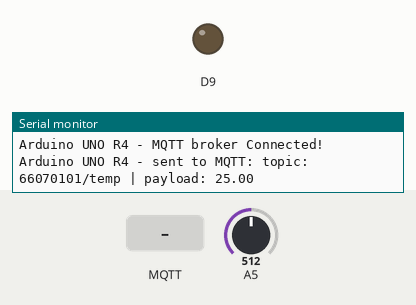
Simulated run of this sketch. Board: Arduino Uno R4 WiFi. Parts: output pins drawn as LEDs (lit = HIGH), the last lines printed to the serial monitor. Inputs (shaded band) come from the test bench; at power-on: A5 = 512. WiFi joins after 1.5 s; servers stay silent unless stated; no MQTT or app messages arrive unless stated.

Above: at 12.7 s.
12.8 s: MQTT message "5" arrives on the first subscribed topic
At 14.7 s:
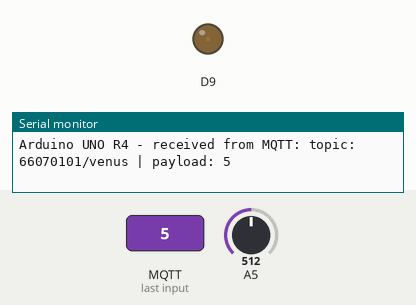
15.0 s: MQTT message "90" arrives on the first subscribed topic
At 16.3 s:
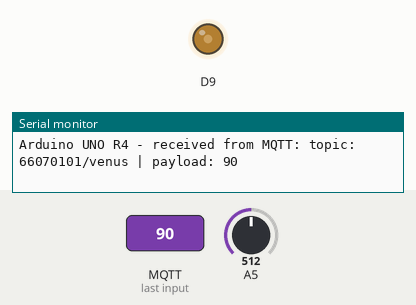
17.0 s: MQTT message "200" arrives on the first subscribed topic
At 17.9 s:
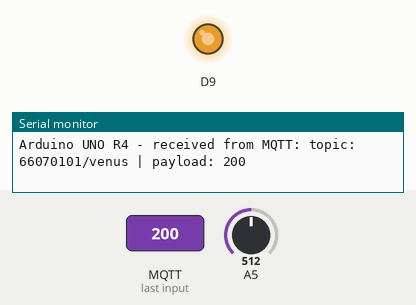
19.0 s: MQTT message "on" arrives on the first subscribed topic
At 20.7 s:
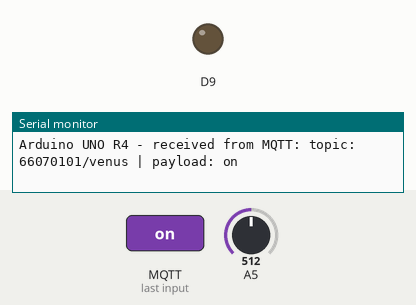
Timing chart, 0 to 22.2 s (numbered marks = the images above; inputs shaded):
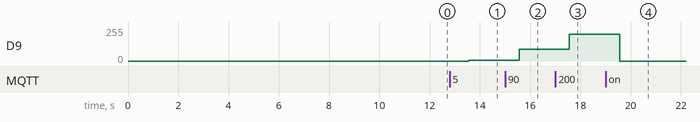

The sketch:

ThermistorWithWeb.ino
```cpp
#include <WiFiS3.h>
#include <MQTTClient.h>

const char* ssid = "iPhone 12 Pro Max";      // Your SSID
const char* password = "Natthapong_34";  // Your Password

const char MQTT_BROKER_ADRRESS[] = "phycom.it.kmitl.ac.th";  // CHANGE TO MQTT BROKER'S ADDRESS
const int MQTT_PORT = 1883;
const char MQTT_CLIENT_ID[] = "66070101";  // CHANGE IT AS YOU DESIRE
const char MQTT_USERNAME[] = "66070101";                        // CHANGE IT IF REQUIRED, empty if not required
const char MQTT_PASSWORD[] = "";                        // CHANGE IT IF REQUIRED, empty if not required

// The MQTT topics that Arduino should publish/subscribe
const char PUBLISH_TOPIC[] = "66070101/temp";    // CHANGE IT AS YOU DESIRE
// const char PUBLISH_TOPIC[] = "66070101/light";    // CHANGE IT AS YOU DESIRE
// const char PUBLISH_TOPIC[] = "66070101/food";    // CHANGE IT AS YOU DESIRE
const char SUBSCRIBE_TOPIC[] = "66070101/venus";  // CHANGE IT AS YOU DESIRE

const int PUBLISH_INTERVAL = 5000;

WiFiClient network;
MQTTClient mqtt = MQTTClient(256);

unsigned long lastPublishTime = 0;

void setup() {
  Serial.begin(9600); //

  int status = WL_IDLE_STATUS;
  while (status != WL_CONNECTED) {
    Serial.print("Arduino UNO R4 - Attempting to connect to SSID: ");
    Serial.println(ssid);
    // Connect to WPA/WPA2 network. Change this line if using open or WEP network:
    status = WiFi.begin(ssid, password);

    // wait 10 seconds for connection:
    delay(10000);
  }
  // print your board's IP address:
  Serial.print("IP Address: ");
  Serial.println(WiFi.localIP());

  connectToMQTT();
}

void loop() {
  mqtt.loop();

  if (millis() - lastPublishTime > PUBLISH_INTERVAL) {
    sendToMQTT();
    lastPublishTime = millis();
  }
  delay(1000);
}

void sendToMQTT() {

  // int val = millis();
  int analogValue = analogRead(A5);
  float Vout = (analogValue / 1023.0) * 5;
  float R1 = 10000;  // 10kΩ
  float R_thermistor = (R1 * (5.0 - Vout)) / Vout;

  // Calculate temperature in Celsius using the Beta equation
  float temperatureC = betaCalculation(R_thermistor);
  String val_str = String(temperatureC);

  // Convert the string to a char array for MQTT publishing
  char messageBuffer[10];
  val_str.toCharArray(messageBuffer, 10);

  // Publish the message to the MQTT topic
  mqtt.publish(PUBLISH_TOPIC, messageBuffer);

  // Print debug information to the Serial Monitor in one line
  Serial.println("Arduino UNO R4 - sent to MQTT: topic: " + String(PUBLISH_TOPIC) + " | payload: " + String(messageBuffer));
}

void connectToMQTT() {
  // Connect to the MQTT broker
  mqtt.begin(MQTT_BROKER_ADRRESS, MQTT_PORT, network);

  // Create a handler for incoming messages
  mqtt.onMessage(messageHandler);

  Serial.print("Arduino UNO R4 - Connecting to MQTT broker");

  while (!mqtt.connect(MQTT_CLIENT_ID, MQTT_USERNAME, MQTT_PASSWORD)) {
    Serial.print(".");
    delay(100);
  }
  Serial.println();

  if (!mqtt.connected()) {
    Serial.println("Arduino UNO R4 - MQTT broker Timeout!");
    return;
  }

  // Subscribe to a topic, the incoming messages are processed by messageHandler() function
  if (mqtt.subscribe(SUBSCRIBE_TOPIC))
    Serial.print("Arduino UNO R4 - Subscribed to the topic: ");
  else
    Serial.print("Arduino UNO R4 - Failed to subscribe to the topic: ");

  Serial.println(SUBSCRIBE_TOPIC);
  Serial.println("Arduino UNO R4 - MQTT broker Connected!");
}

void messageHandler(String &topic, String &payload) {
  Serial.println("Arduino UNO R4 - received from MQTT: topic: " + topic + " | payload: " + payload);
  int val = payload.toInt();
  analogWrite(9, val);
  // You can process the incoming data , then control something
  /*
  process something
  */
}

float betaCalculation(float R_thermistor) {
    float T0 = 298.15; // Reference temperature (25°C in Kelvin)
    float R0 = 10000;  // Resistance at 25°C (10kΩ)
    float beta = 105103; // Beta coefficient for TTC05103

    // Calculate temperature in Kelvin
    float tempK = 1.0 / ((1.0 / T0) + (1.0 / beta) * log(R_thermistor / R0));

    // Convert Kelvin to Celsius
    float tempC = tempK - 273.15;
    return tempC;
}
```

Measured:
- after the input at 12.8 s, D9: 0/255 → 5/255 after 0.76 s
- after the input at 15.0 s, D9: 5/255 → 90/255 after 0.56 s
- after the input at 17.0 s, D9: 90/255 → 200/255 after 0.56 s
- after the input at 19.0 s, D9: 200/255 → 0/255 after 0.56 s
